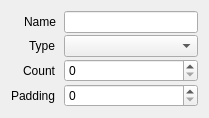
<?xml version="1.0" encoding="UTF-8"?>
<ui version="4.0">
 <class>FieldProperties</class>
 <widget class="QWidget" name="FieldProperties">
  <property name="geometry">
   <rect>
    <x>0</x>
    <y>0</y>
    <width>209</width>
    <height>103</height>
   </rect>
  </property>
  <layout class="QVBoxLayout" name="verticalLayout">
   <item>
    <layout class="QFormLayout" name="formLayout">
     <property name="labelAlignment">
      <set>Qt::AlignRight|Qt::AlignTrailing|Qt::AlignVCenter</set>
     </property>
     <property name="horizontalSpacing">
      <number>8</number>
     </property>
     <property name="verticalSpacing">
      <number>2</number>
     </property>
     <property name="leftMargin">
      <number>0</number>
     </property>
     <property name="topMargin">
      <number>0</number>
     </property>
     <property name="rightMargin">
      <number>0</number>
     </property>
     <property name="bottomMargin">
      <number>0</number>
     </property>
     <item row="1" column="0">
      <widget class="QLabel" name="labelType">
       <property name="text">
        <string>Type</string>
       </property>
      </widget>
     </item>
     <item row="1" column="1">
      <widget class="DataComboBox" name="type"/>
     </item>
     <item row="2" column="0">
      <widget class="QLabel" name="labelCount">
       <property name="text">
        <string>Count</string>
       </property>
      </widget>
     </item>
     <item row="2" column="1">
      <widget class="QSpinBox" name="count">
       <property name="minimumSize">
        <size>
         <width>1</width>
         <height>0</height>
        </size>
       </property>
       <property name="accelerated">
        <bool>true</bool>
       </property>
       <property name="minimum">
        <number>0</number>
       </property>
       <property name="maximum">
        <number>65536</number>
       </property>
      </widget>
     </item>
     <item row="3" column="0">
      <widget class="QLabel" name="labelPadding">
       <property name="text">
        <string>Padding</string>
       </property>
      </widget>
     </item>
     <item row="3" column="1">
      <widget class="QSpinBox" name="padding">
       <property name="minimumSize">
        <size>
         <width>1</width>
         <height>0</height>
        </size>
       </property>
       <property name="maximum">
        <number>65536</number>
       </property>
      </widget>
     </item>
     <item row="0" column="1">
      <widget class="QLineEdit" name="name"/>
     </item>
     <item row="0" column="0">
      <widget class="QLabel" name="labelName">
       <property name="text">
        <string>Name</string>
       </property>
      </widget>
     </item>
    </layout>
   </item>
  </layout>
 </widget>
 <customwidgets>
  <customwidget>
   <class>DataComboBox</class>
   <extends>QComboBox</extends>
   <header>widgets//DataComboBox.h</header>
  </customwidget>
 </customwidgets>
 <resources/>
 <connections/>
</ui>
